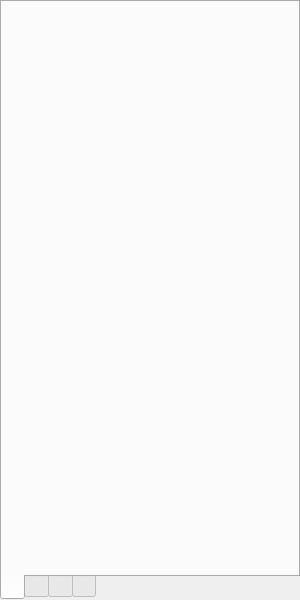
<?xml version="1.0" encoding="UTF-8"?>
<ui version="4.0">
 <class>SidebarPanel</class>
 <widget class="QWidget" name="SidebarPanel">
  <property name="geometry">
   <rect>
    <x>0</x>
    <y>0</y>
    <width>300</width>
    <height>600</height>
   </rect>
  </property>
  <property name="minimumSize">
   <size>
    <width>150</width>
    <height>0</height>
   </size>
  </property>
  <property name="windowTitle">
   <string>Sidebar</string>
  </property>
  <layout class="QVBoxLayout" name="verticalLayout">
   <property name="spacing">
    <number>0</number>
   </property>
   <property name="leftMargin">
    <number>0</number>
   </property>
   <property name="topMargin">
    <number>0</number>
   </property>
   <property name="rightMargin">
    <number>0</number>
   </property>
   <property name="bottomMargin">
    <number>0</number>
   </property>
   <item>
    <widget class="QTabWidget" name="leftTabWidget">
     <property name="tabPosition">
      <enum>QTabWidget::South</enum>
     </property>
     <property name="iconSize">
      <size>
       <width>20</width>
       <height>20</height>
      </size>
     </property>
     <property name="currentIndex">
      <number>0</number>
     </property>
     <widget class="QWidget" name="filesTab">
      <attribute name="title">
       <string/>
      </attribute>
      <layout class="QVBoxLayout" name="filesLayout">
       <property name="spacing">
        <number>0</number>
       </property>
       <property name="leftMargin">
        <number>0</number>
       </property>
       <property name="topMargin">
        <number>0</number>
       </property>
       <property name="rightMargin">
        <number>0</number>
       </property>
       <property name="bottomMargin">
        <number>0</number>
       </property>
       <item>
        <widget class="QWidget" name="treePanel" native="true">
         <layout class="QVBoxLayout" name="treePanelLayout">
          <property name="spacing">
           <number>0</number>
          </property>
          <property name="leftMargin">
           <number>0</number>
          </property>
          <property name="topMargin">
           <number>0</number>
          </property>
          <property name="rightMargin">
           <number>0</number>
          </property>
          <property name="bottomMargin">
           <number>0</number>
          </property>
         </layout>
        </widget>
       </item>
      </layout>
     </widget>
     <widget class="QWidget" name="outlineTab">
      <attribute name="title">
       <string/>
      </attribute>
      <layout class="QVBoxLayout" name="outlineLayout">
       <property name="spacing">
        <number>0</number>
       </property>
       <property name="leftMargin">
        <number>0</number>
       </property>
       <property name="topMargin">
        <number>0</number>
       </property>
       <property name="rightMargin">
        <number>0</number>
       </property>
       <property name="bottomMargin">
        <number>0</number>
       </property>
       <item>
        <widget class="QWidget" name="outlinePanel" native="true">
         <layout class="QVBoxLayout" name="outlinePanelLayout">
          <property name="spacing">
           <number>0</number>
          </property>
          <property name="leftMargin">
           <number>0</number>
          </property>
          <property name="topMargin">
           <number>0</number>
          </property>
          <property name="rightMargin">
           <number>0</number>
          </property>
          <property name="bottomMargin">
           <number>0</number>
          </property>
         </layout>
        </widget>
       </item>
      </layout>
     </widget>
     <widget class="QWidget" name="backlinksTab">
      <attribute name="title">
       <string/>
      </attribute>
      <layout class="QVBoxLayout" name="backlinksLayout">
       <property name="spacing">
        <number>0</number>
       </property>
       <property name="leftMargin">
        <number>0</number>
       </property>
       <property name="topMargin">
        <number>0</number>
       </property>
       <property name="rightMargin">
        <number>0</number>
       </property>
       <property name="bottomMargin">
        <number>0</number>
       </property>
       <item>
        <widget class="QWidget" name="backlinksPanel" native="true">
         <layout class="QVBoxLayout" name="backlinksPanelLayout">
          <property name="spacing">
           <number>0</number>
          </property>
          <property name="leftMargin">
           <number>0</number>
          </property>
          <property name="topMargin">
           <number>0</number>
          </property>
          <property name="rightMargin">
           <number>0</number>
          </property>
          <property name="bottomMargin">
           <number>0</number>
          </property>
          <item>
           <widget class="QListWidget" name="backlinksView"/>
          </item>
         </layout>
        </widget>
       </item>
      </layout>
     </widget>
     <widget class="QWidget" name="historyTab">
      <attribute name="title">
       <string/>
      </attribute>
      <layout class="QVBoxLayout" name="historyLayout">
       <property name="spacing">
        <number>0</number>
       </property>
       <property name="leftMargin">
        <number>0</number>
       </property>
       <property name="topMargin">
        <number>0</number>
       </property>
       <property name="rightMargin">
        <number>0</number>
       </property>
       <property name="bottomMargin">
        <number>0</number>
       </property>
       <item>
        <widget class="QWidget" name="historyPanel" native="true">
         <layout class="QVBoxLayout" name="historyPanelLayout">
          <property name="spacing">
           <number>0</number>
          </property>
          <property name="leftMargin">
           <number>0</number>
          </property>
          <property name="topMargin">
           <number>0</number>
          </property>
          <property name="rightMargin">
           <number>0</number>
          </property>
          <property name="bottomMargin">
           <number>0</number>
          </property>
          <item>
           <widget class="QLineEdit" name="historyFilterInput">
            <property name="placeholderText">
             <string>Filter history...</string>
            </property>
            <property name="clearButtonEnabled">
             <bool>true</bool>
            </property>
           </widget>
          </item>
          <item>
           <widget class="QListWidget" name="historyView"/>
          </item>
         </layout>
        </widget>
       </item>
      </layout>
     </widget>
    </widget>
   </item>
  </layout>
 </widget>
 <resources/>
 <connections/>
</ui>
